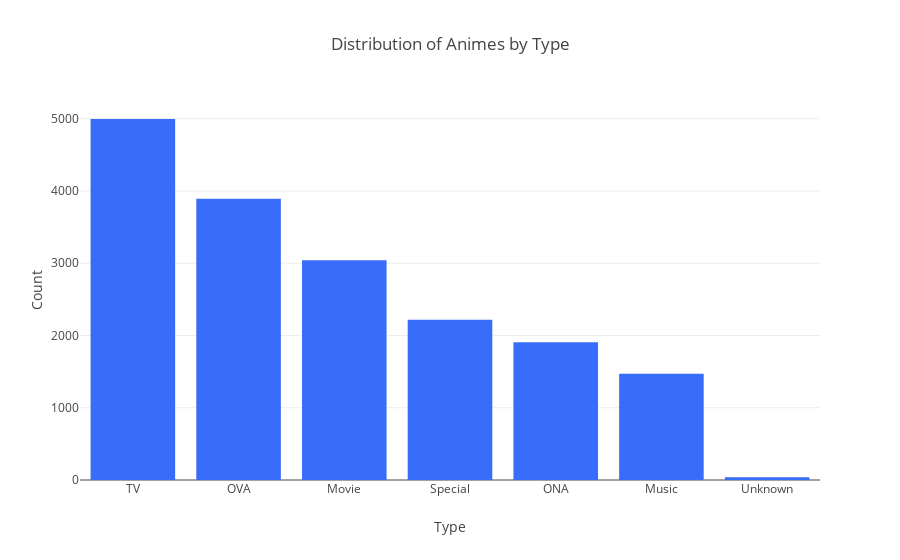

Source (notebook cell):
### Code cell
fig3 = px.bar(type_counts, x='Type', y='Count', title='Distribution of Animes by Type', 
             color_discrete_sequence=['#386df9'])

fig3.show()

### Figure 1 — Plotly figure (JSON) as saved in the notebook; plotly's stock layout.template omitted (floating-point values rounded to 4 significant figures)
{"data": [{"alignmentgroup": "True", "hovertemplate": "Type=%{x}<br>Count=%{y}<extra></extra>", "legendgroup": "", "marker": {"color": "#386df9", "pattern": {"shape": ""}}, "name": "", "offsetgroup": "", "orientation": "v", "showlegend": false, "textposition": "auto", "type": "bar", "x": ["TV", "OVA", "Movie", "Special", "ONA", "Music", "Unknown"], "xaxis": "x", "y": [4996, 3894, 3041, 2218, 1907, 1469, 37], "yaxis": "y"}], "layout": {"autosize": true, "barmode": "relative", "legend": {"tracegroupgap": 0}, "title": {"text": "Distribution of Animes by Type"}, "xaxis": {"anchor": "y", "autorange": true, "domain": [0, 1], "range": [-0.5, 6.5], "title": {"text": "Type"}, "type": "category"}, "yaxis": {"anchor": "x", "autorange": true, "domain": [0, 1], "range": [0, 5259.0], "title": {"text": "Count"}, "type": "linear"}}}
